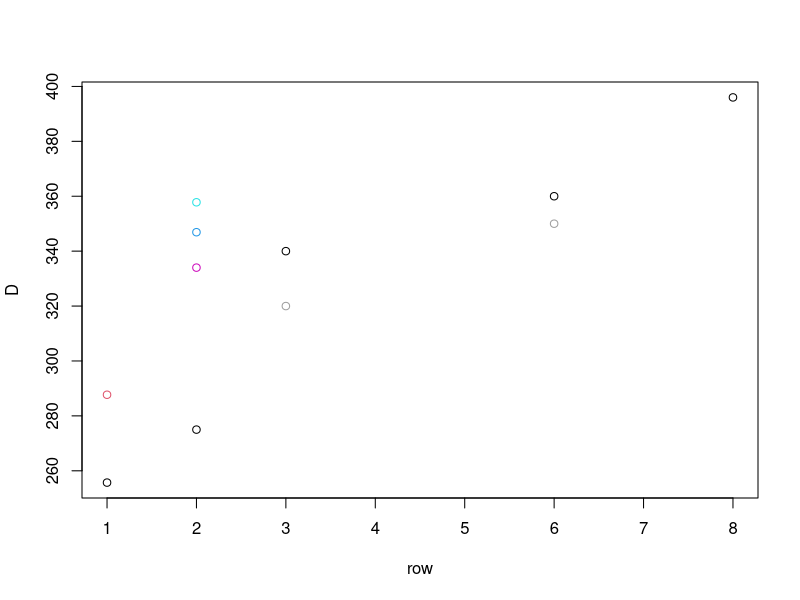
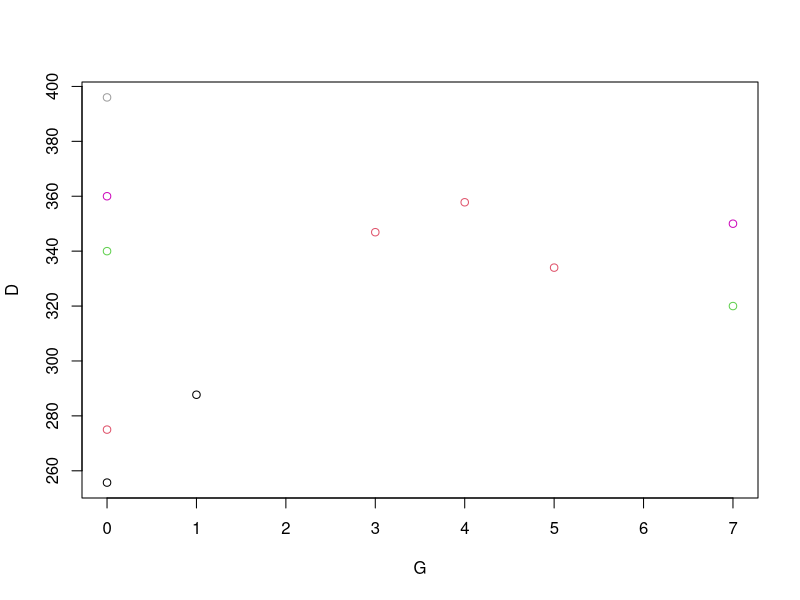
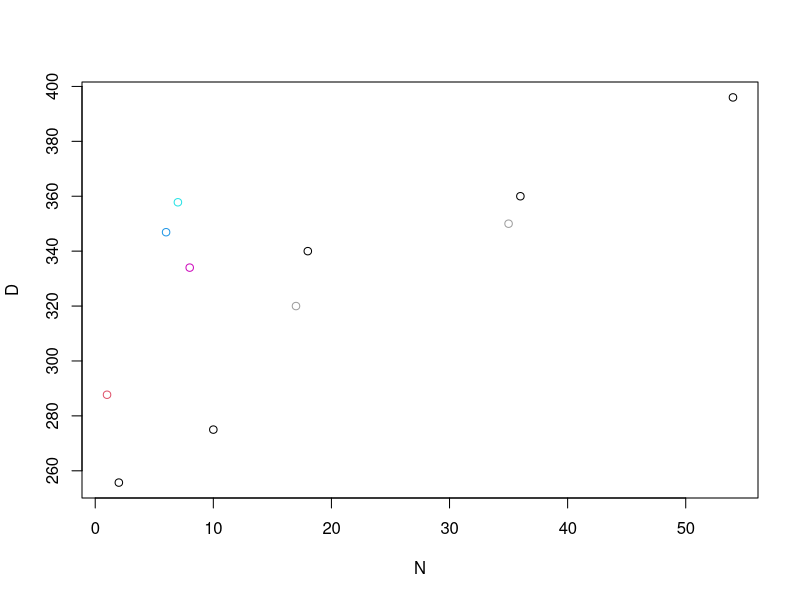
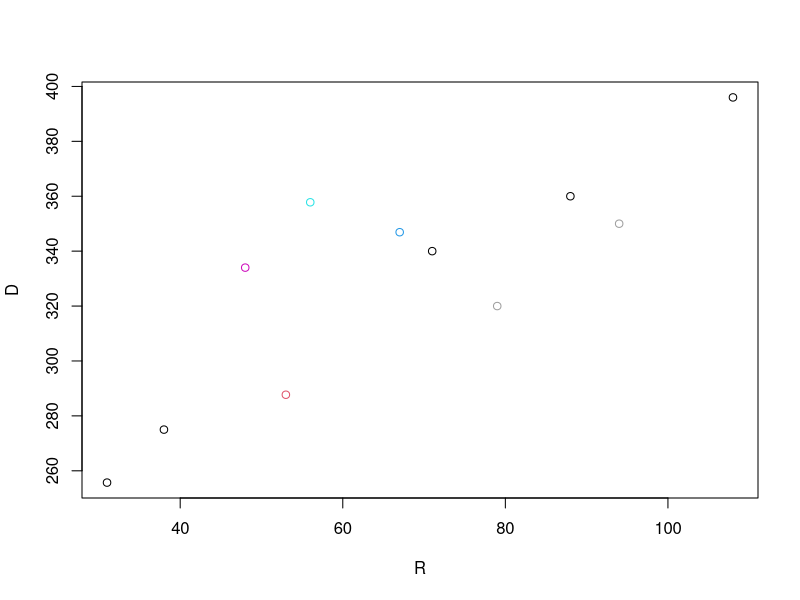
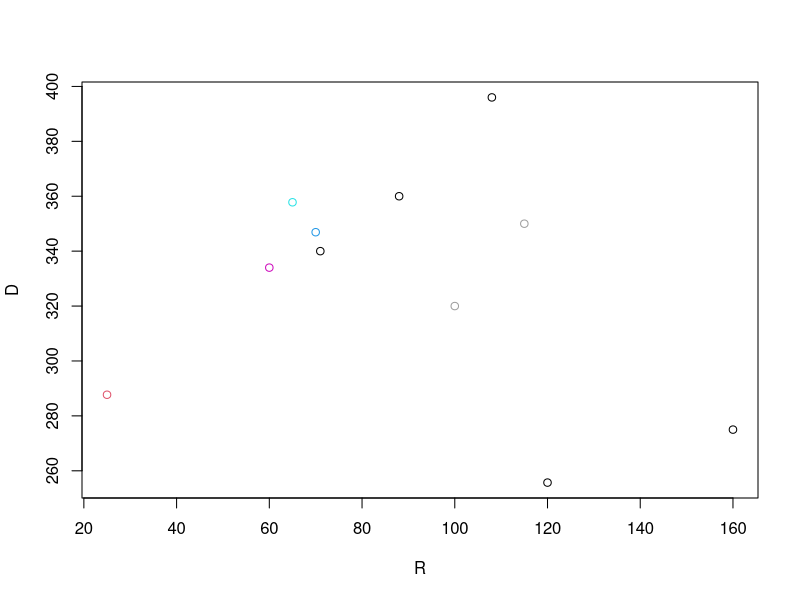
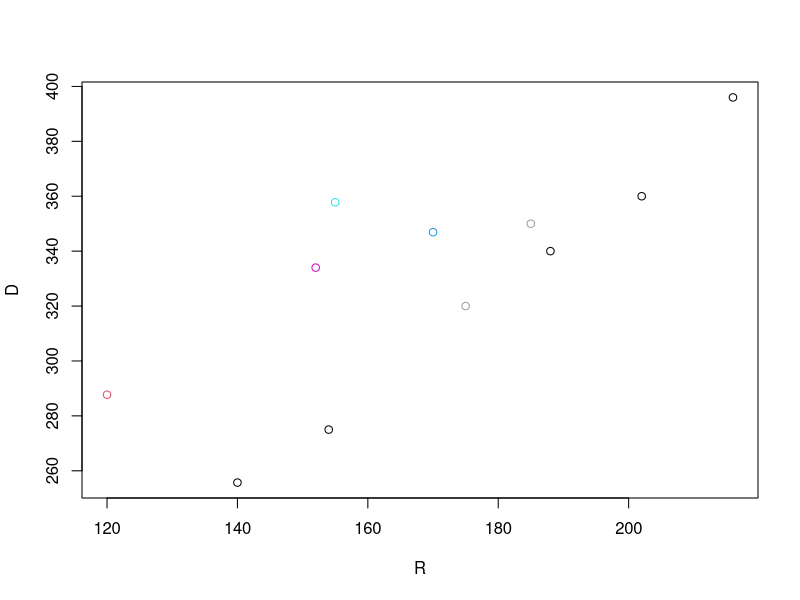
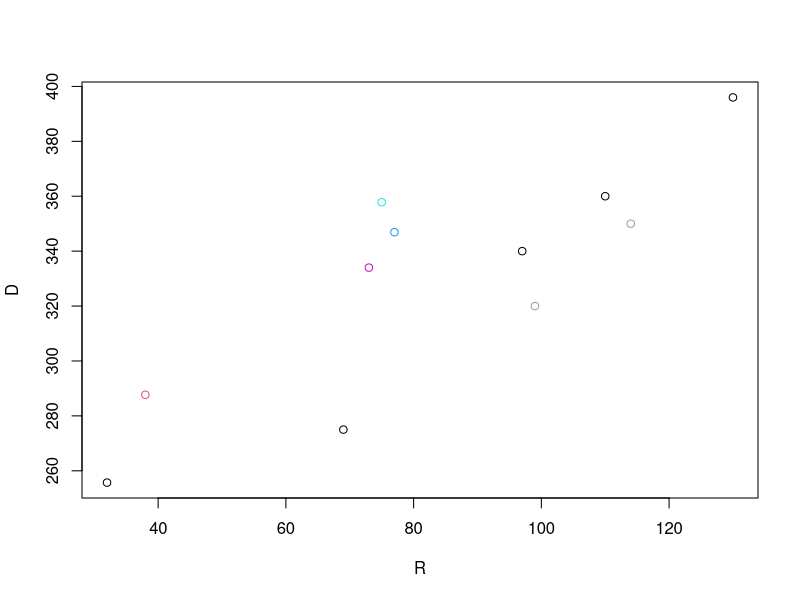

Here is the R script that generated these plots, in order:
# Kinetic diameters for molecules are hard to find.
# We need kinetic diameters for a lot of molecules,
# however our model does not strive to make publishable predictions,
# so if necessary we can get by with representative estimates.
# Even a crude way to estimate kinetic diameters would be extremely useful.
#
# As mentioned by Mehio (2014), empirically derived kinetic diameters closely 
# match the minimum diameter of a molecule's isoelectronic density surface 
# at which electron density exceeds 0.0015 e/a0^3, where a0 is the Bohr radius
# This "QM diameter" still requires an expensive software package like TURBOMOLE
# to derive, however Mehio's approach allows us to make guesses for cheap.
# If we assume each element has a constant diameter for its contribution to 
# a molecule's isoelectronic density surface, we can use well known 
# angles and distances within a molecule to determine the minimum diameter 
# of the entire molecule.
#
# We first need to make estimates for these atomic diameters
# A few can be easily derived from the table Mehio provides.
# By knowing that kinetic diameter is the minimum of any possible cross section,
# we can assume some of these atomic diameter estimates are equivalent to the 
# kinetic diameter of a molecule.
#
# NOTE: all our measures of distance are in picometers

He_diameter = 255.7 # direct estimate
H_diameter = 287.7 # from H2
O_diameter = 334.0 # from O2
N_diameter = 357.8 # from N2
C_diameter = 346.9 # mean of the estimates from CO and CO2

# We'll combine this from estimates we can derive from 
# [wikipedia](https://en.wikipedia.org/wiki/Kinetic_diameter):

Ne_diameter = 275 # direct estimate
Ar_diameter = 340 # direct estimate
Kr_diameter = 360 # direct estimate
Xe_diameter = 396 # direct estimate
Cl_diameter = 320 # from both Cl2 and HCl
Br_diameter = 350 # from both Br2 and HBr

# Let's plot them:
# atomic number
D = c(H_diameter, He_diameter, C_diameter, N_diameter, O_diameter, Ne_diameter, Cl_diameter, Ar_diameter, Br_diameter, Kr_diameter, Xe_diameter)
G = c(1,          0,           3,          4,          5,          0,           7,           0,           7,           0,           0          ) 
N = c(1,          2,           6,          7,          8,          10,          17,          18,          35,          36,          54         ) 
row = floor((N-3)/8)+2
plot(row,D, col=G+1); lm(D~row)
plot(G,D, col=row); lm(D~G)
plot(N,D, col=G+1); lm(D~N)

# calculated radius: good fit, may require seperate intercepts for group, 
# but preliminary data suggests we could get by with a single slope
# seems like intercept may be a sinusoid function with 
R = c(53,         31,          67,         56,         48,         38,          79,          71,          94,          88,          108        ) 
plot(R,D, col=G+1); lm(D~R)

# empirical radius: terrible fit
R = c(25,         120,         70,         65,         60,         160,         100,         71,          115,         88,          108        ) 
plot(R,D, col=G+1); lm(D~R)

# van der waals radius: good fit within periodic groups, but may require separate slopes/intercepts for each
R = c(120,        140,         170,        155,        152,        154,         175,         188,         185,         202,         216        ) 
plot(R,D, col=G+1); lm(D~R)

# covalent radius: good fit except for Ne
R = c(38,         32,          77,         75,         73,         69,          99,          97,          114,         110,         130        ) 
plot(R,D, col=G+1); lm(D~R)



# I'd like to find the diameter for F, but I only have the diameter for SF6
# I first need to find the diameter for S, which is easiest to find through H2S.
# H2S is a bent nonlinear molecule so I have to find the relation that derives its
# kinetic diameter from its angles and distances:

get_kinetic_diameter_for_bent_molecule = function(
	bond_length, 
	bond_angle,
	inner_atom_diameter, 
	outer_atom_diameter
) {
	max(inner_atom_diameter, outer_atom_diameter, 
		min(
			bond_length * cos(bond_angle/2) + outer_atom_diameter/2 + inner_atom_diameter/2,
			bond_length * sin(bond_angle/2) + outer_atom_diameter
		)
	)
}

# So working backwards from this:

H2S_diameter = 320
H2S_bond_length = 133.6
H2S_bond_angle = 92.1 * pi/180
S_diameter = ((H2S_diameter - H_diameter/2) - (H2S_bond_length * cos(H2S_bond_angle/2))) * 2

# however we find the diameter we derive for S is unlikely
# because S_diameter << H_diameter. In fact, we even find S_diameter << He_diameter. 

# How about we try SO2 instead?

SO2_diameter = 360
SO2_bond_length = 143.1
SO2_bond_angle = 119 * pi/180
S_diameter = ((SO2_diameter - H_diameter/2) - (SO2_bond_length * cos(SO2_bond_angle/2))) * 2

# we still get ridiculous results when we feed our estimates 